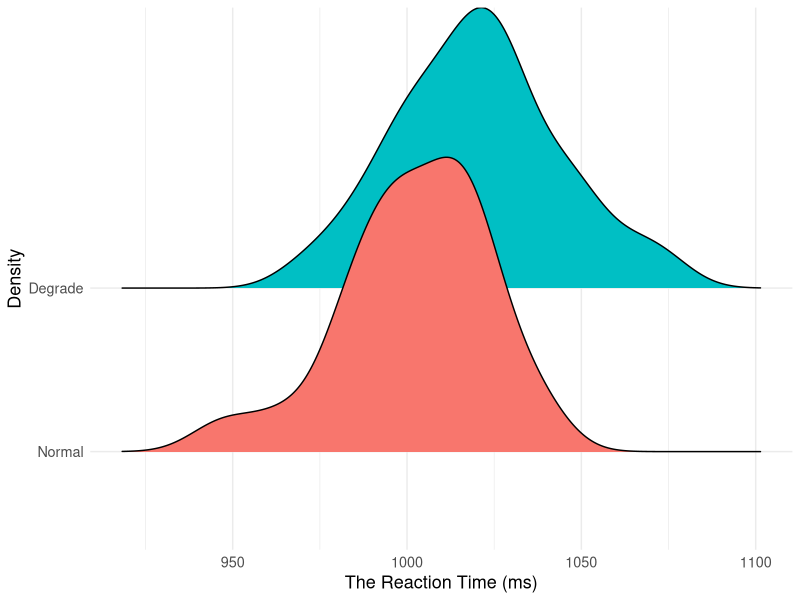
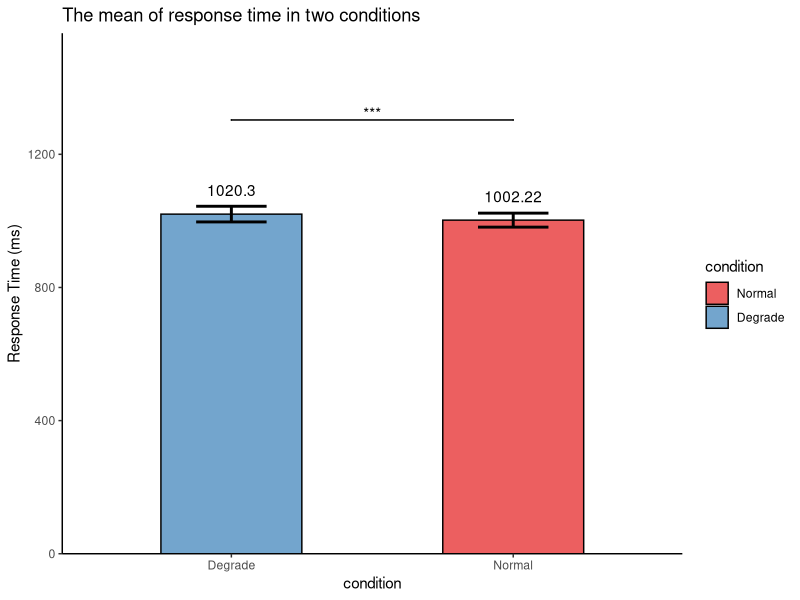
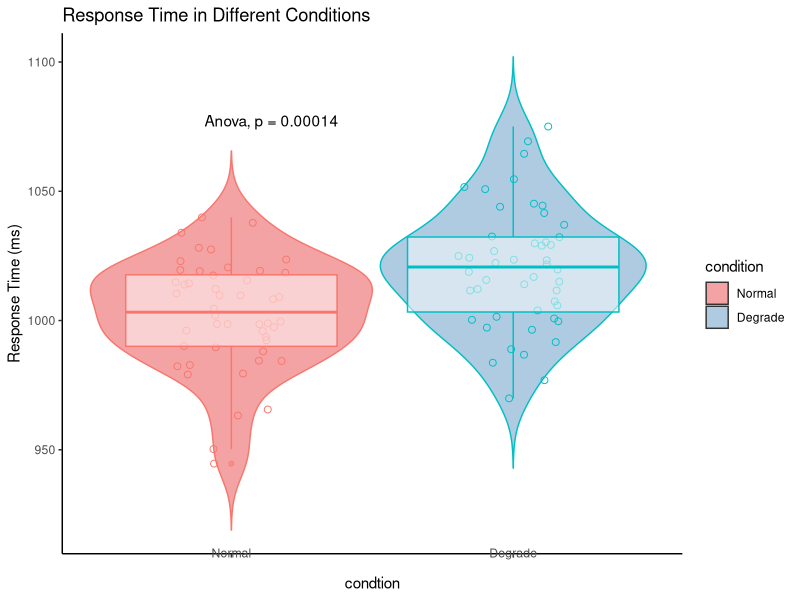

Here is the R script that generated these plots, in order: (Note: this script raises an error after producing the figures.)
## ---- chunk 1
knitr::opts_chunk$set(echo = TRUE)
## ---- chunk 2
library(tidyverse)
library(afex)
library(emmeans)
library(knitr)
library(ggpubr)
library(ggridges)
## ---- chunk 3
Q1 <- read_csv("assignment_2_dataset_1.csv")
## ---- chunk 4
as_tibble(Q1)
## ---- chunk 5
head(Q1)
str(Q1)
## ---- chunk 6
Q1_tided <- Q1 %>%
  mutate(condition = factor(condition)) %>%
  rename(RT = response_time) %>%
  mutate(condition = recode(condition,
                            "condition_a" = "Normal",
                            "condition_b" = "Degrade"))
## ---- chunk 7
Normal_fil <- Q1_tided %>%
  filter(condition == "Normal") %>%
  select(RT) %>% 
  map(function(x) ifelse(((x-mean(x))/sd(x)) <= 3, x, NA))

Degrade_fil <- Q1_tided %>%
  filter(condition == "Degrade") %>%
  select(RT) %>% 
  map(function(x) ifelse(((x-mean(x))/sd(x)) <= 3, x, NA))

Q1_fil <- Q1_tided
Q1_fil$RT <- append(unlist(Normal_fil, use.names = FALSE), unlist(Degrade_fil, use.names = FALSE))
Q1_fil%>% filter(!is.na(RT))
## ---- chunk 8
Q1_fil
## ---- chunk 9
Q1_summarise <- Q1_fil %>%
  group_by(condition) %>%
  summarise(mean_RT = mean(RT),
            sd_RT = sd(RT),
            se = sd(RT) / sqrt(length(n)),
            median_RT = median(RT),
            max_RT = max(RT),
            min_RT = min(RT),
            quantile_RT25 = quantile(RT, 0.25), 
            quantile_RT75 = quantile(RT, 0.75),
            var_RT = var(RT),
            number = n())
## ---- chunk 10
knitr::kable(
  Q1_summarise, 
  caption = "Profile of reaction time (RT) in two conditions", col.names = c('condition', 'Mean(ms)', 'SD (ms)', 'SE (ms)', 'median (ms)', 'max (ms)', 'min (ms)', '25% quantile (ms)', '75% quantile (ms)', 'variance (ms)', 'N'), digits = 0, format.args = list(big.mark = ",",
  scientific = FALSE), align = "lllllllllll")
## ---- chunk 11
plot1_1 <- Q1_fil %>%
  ggplot(aes(x = RT, y = fct_reorder(condition, .fun = mean, RT))) +
  geom_density_ridges(height = .5, aes(fill = condition)) +
  theme_minimal() +
  theme(text = element_text(size = 13)) +
  guides(fill = 'none') + 
  labs(x = "The Reaction Time (ms)",
       y = "Density")
plot1_1
## ---- chunk 12
model1 <- aov_4(RT ~ condition + (1 | participant), data = Q1_fil)

sum1 <- summary(model1)

emm1 <- emmeans(model1, pairwise ~ condition)
## ---- chunk 13

## ---- chunk 14
plot1_2 <- Q1_fil %>%
  group_by(condition) %>%
  summarise(mean_RT = mean(RT), sd_RT = sd(RT)) %>%
  ggplot(aes(x = condition, y = mean_RT)) +
  geom_bar(aes(fill = condition),
           stat="identity", 
           alpha = 0.7,
           color ="black", 
           width = 0.5) + 
  geom_text(aes(label = round(mean_RT, 2)), vjust = -1.5) +
  geom_errorbar(aes(ymin = mean_RT - sd_RT, 
                    ymax = mean_RT + sd_RT), 
                width = 0.25, 
                size = 1) +
  geom_signif(comparisons = list(c("Normal", "Degrade")), 
              annotations="***",
              y_position = 1300, tip_length = 0, vjust=0.4)+ 
  scale_y_continuous(expand = expansion(mult = c(0, 0.2))) +
  scale_x_discrete(limits = rev) + 
  labs(x = "condition",
       y = "Response Time (ms)",
       title = "The mean of response time in two conditions") +
  theme_classic() +
  scale_fill_brewer(palette = "Set1")

plot1_2
## ---- chunk 15
plot1_3 <- Q1_fil %>%
  ggplot(aes(x = condition, y = RT, colour = condition)) +
  geom_violin(aes(fill = condition), 
              trim = FALSE, 
              width = 1, 
              alpha = 0.4) +
  geom_jitter(shape = 21,
              width = .2, 
              alpha = 2, 
              size = 2) + 
  geom_boxplot(alpha = .5) + 
  scale_fill_brewer(palette = "Set1") +
  guides(colour = 'none') + 
  theme_classic() + 
  theme(axis.text.x = element_text(angle = 0, vjust = 5, hjust = .5)) +
  labs(title = "Response Time in Different Conditions",
       x = "condtion",
       y = "Response Time (ms)") +
  stat_compare_means(method = "anova")

plot1_3
#这里还需要完善，使用更多参数
## ---- chunk 16

## ---- chunk 17
Q2 <- read_csv("assignment_2_dataset_2.csv")
as_tibble(Q2)
head(Q2)
str(Q2)
## ---- chunk 18
Q2_tided <- Q2 %>%
  mutate(condition = factor(condition)) %>%
  rename(RT = response_time) %>%
  mutate(condition = recode(condition,
                            "condition_a" = "Normal",
                            "condition_b" = "Degrade"))
## ---- chunk 19
Normal_fil2 <- Q2_tided %>%
  filter(condition == "Normal") %>%
  select(RT) %>% 
  map(function(x) ifelse(((x-mean(x))/sd(x)) <= 3, x, NA))

Degrade_fil2 <- Q2_tided %>%
  filter(condition == "Degrade") %>%
  select(RT) %>% 
  map(function(x) ifelse(((x-mean(x))/sd(x)) <= 3, x, NA))

Q2_fil <- Q2_tided
Q2_fil$RT <- append(as.numeric(unlist(Normal_fil2)), as.numeric(unlist(Degrade_fil2)))
Q2_fil%>% filter(!is.na(RT))
## ---- chunk 20

## ---- chunk 21

## ---- chunk 22
model2_1 <- aov_4(RT ~ condition + caffeine + (1 | participant), data = Q2_fil, na.rm = TRUE, factorize = FALSE)

anova(model2_1)

emmeans(model_2, pairwise ~ condition)
## ---- chunk 23
contrasts(Q2_fil$condition)
model2_lm1 <- lm(RT ~ condition + caffeine, data = Q2_fil)
model2_lm1
mean(Q2_fil$caffeine)
## ---- chunk 24
model2_2 <- aov_4(RT ~ condition * caffeine + (1 | participant), data = Q2_fil, na.rm = TRUE, factorize = FALSE)

summary(model2_2)
emm1 = emmeans(model2_2, pairwise ~ condition*caffeine)
emm1$emmeans
emm1$contrasts
